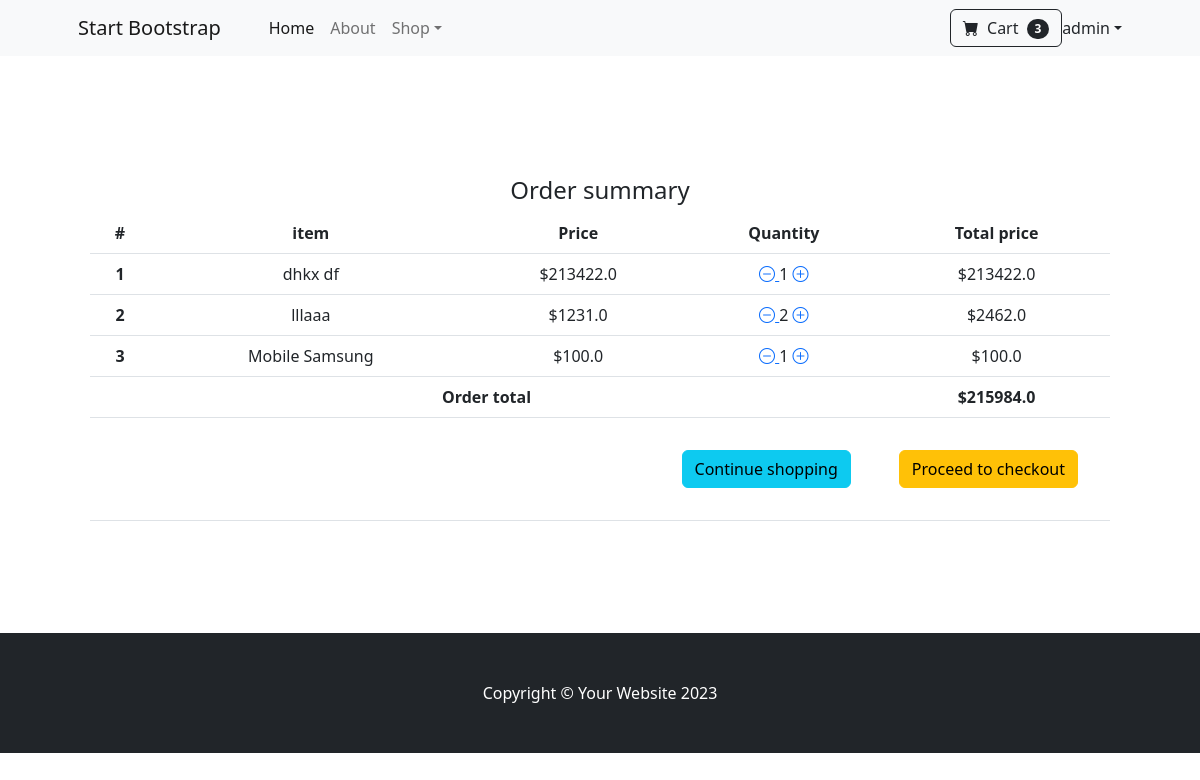
/summary/ (signed in), run on the app's committed database.
### frontend/models.py (models this page shows, shortened)
class Order(models.Model):
   user = models.ForeignKey(User, on_delete=models.CASCADE)
   order_ref = models.CharField(max_length=20)
   items = models.ManyToManyField(OrderItem)
   ordered_date = models.DateTimeField()
   ordered = models.BooleanField(default=False)
   billing_address = models.ForeignKey('BillingAddress', on_delete=models.SET_NULL, blank=True, null=True)
   coupon = models.ForeignKey('Coupon', on_delete=models.SET_NULL, blank=True, null=True)
   payment = models.ForeignKey('Payment', on_delete=models.SET_NULL, blank=True, null=True)
   delivered = models.BooleanField(default=False)
   received = models.BooleanField(default=False)
   refund_requested = models.BooleanField(default=False)
   refund_granted = models.BooleanField(default=False)
   def total_price(self):
       total = 0
       for order_item in self.items.all():
           total += order_item.final_price()
       if self.coupon:
           total -= self.coupon.amount
       return total

class OrderItem(models.Model):
   user = models.ForeignKey(User, on_delete=models.CASCADE)
   ordered = models.BooleanField(default=False)
   item = models.ForeignKey(Item, on_delete=models.CASCADE)
   quantity = models.IntegerField(default=1)
   def total_item_price(self):
       return self.quantity * self.item.price
   def final_price(self):
       if self.item.discount_price:
           return self.total_discount_item_price()
       return self.total_item_price()

class Item(models.Model):
   title = models.CharField(max_length=100)
   price = models.FloatField()
   discount_price = models.FloatField(blank=True, null=True)
   category = models.CharField(choices=CATEGORY_CHOICES, max_length=5)
   label = models.CharField(choices=LABEL_CHOICES, max_length=5)
   slug = models.SlugField()
   description = models.TextField()
   image = models.ImageField()

### frontend/views.py (the view)
# urls.py: path('summary/', views.OrderSummaryView.as_view(), name='summary'),
class OrderSummaryView(LoginRequiredMixin, View):
  def get(self, *args, **kwargs):
    try:
        current_order = Order.objects.get(user=self.request.user, ordered=False)
        context = {
            'object': current_order
        }
        return render(self.request, 'summary.html', context)
    except ObjectDoesNotExist:
        messages.warning(self.request, "You do not have an active order")
        return redirect('/')

### frontend/templatetags/cart_template_tag.py (called while the page is built)
@register.filter
def cart_count(user):
   if user.is_authenticated:
       query_set = Order.objects.filter(user=user, ordered=False)
       if query_set.exists():
           return query_set[0].items.count()
       return 0

### templates/summary.html (shortened to what this page needs)
{% extends 'base.html' %}
{% block content %}
<section class="py-5">
   <div class="container table-responsive">
        <h4>Order summary</h4>
       <table class="table">
         <thead>
           <tr>
                 <th scope="col">#</th>
                 <th scope="col">item</th>
                 <th scope="col">Price</th>
                 <th scope="col">Quantity</th>
               <th scope="col">Total price</th>
           </tr>
         </thead>
         <tbody>
         {% for order_item in object.items.all %}
           <tr>
             <th scope="row">{{ forloop.counter }}</th>
             <td>{{ order_item.item.title }}</td>
             {% if order_item.item.discount_price %}
               <td>${{ order_item.item.discount_price }}</td>
               {% else %}
               <td>${{ order_item.item.price }}</td>
               {% endif %}
             <td>
                 <a href="{% url 'frontend:remove-single-item' order_item.item.slug %}"> <i class="bi bi-dash-circle mr-2"></i> </a>
                 {{ order_item.quantity }}
                 <a href="{% url 'frontend:add-to-cart' order_item.item.slug %}"> <i class="bi bi-plus-circle ml-2"></i> </a>
             </td>
               {% if order_item.item.discount_price %}
               <td>${{ order_item.total_discount_item_price }}
               <span class="badge rounded-pill bg-info ml-2">Saving: ${{ order_item.amount_saved|floatformat:2 }}</span>
               </td>
               {% else %}
               <td>${{ order_item.total_item_price }}</td>
               {% endif %}
           </tr>
         {% endfor %}
         {% if object.total_price %}
         <tr>
             <td colspan="4"><b>Order total</b></td>
             <td><b>${{ object.total_price }}</b></td>
         </tr>
         {% endif %}
         <tr>
             <td colspan="5">
              <a href="{% url 'frontend:shipping-address' %}" class="btn btn-warning float-end m-4">Proceed to checkout</a>
               <a href="/" class="btn btn-info float-end m-4">Continue shopping</a>
             </td>
         </tr>
         </tbody>
       </table>
   </div>
</section>
{% endblock %}

### templates/base.html (shortened to what this page needs)
<!DOCTYPE html>
{% load static %}
{% load cart_template_tag %}
<html lang="en">
    <head>
        <link href="https://cdn.jsdelivr.net/npm/bootstrap-icons@1.5.0/font/bootstrap-icons.css" rel="stylesheet" />
        <link href="{% static 'css/styles.css' %}" rel="stylesheet" />
    </head>
    <body>
        <nav class="navbar navbar-expand-lg navbar-light bg-light">
            <div class="container px-4 px-lg-5">
                <a class="navbar-brand" href="#!">Start Bootstrap</a>
                <div class="collapse navbar-collapse" id="navbarSupportedContent">
                    <ul class="navbar-nav me-auto mb-2 mb-lg-0 ms-lg-4">
                        <li class="nav-item"><a class="nav-link active" aria-current="page" href="{% url 'frontend:home' %}">Home</a></li>
                        <li class="nav-item"><a class="nav-link" href="#!">About</a></li>
                        <li class="nav-item dropdown">
                            <a class="nav-link dropdown-toggle" id="navbarDropdown" href="#" role="button" data-bs-toggle="dropdown" aria-expanded="false">Shop</a>
                        </li>
                    </ul>
                    {% if user.is_authenticated %}
                    <form class="d-flex">
                        <a href="{% url 'frontend:summary' %}" class="btn btn-outline-dark" type="submit">
                            <i class="bi-cart-fill me-1"></i>
                            Cart
                            <span class="badge bg-dark text-white ms-1 rounded-pill">{{ user|cart_count }}</span>
                        </a>
                     </form>
                     <li class="nav-item dropdown d-flex">
                        <a class="nav-link dropdown-toggle" id="nDropdown" href="#" role="button" data-bs-toggle="dropdown" aria-expanded="false">{{ user.get_username }}</a>
                    </li>
                    {% else %}
                    <li class="nav-item d-flex"><a class="nav-link" href="{% url 'accounts:login' %}">Sign in/up</a></li>
                    {% endif %}
                </div>
            </div>
        </nav>
        <header class="">
            <div class="container px-4 px-lg-5 my-5">
                <div class="text-center">
                    <div class="mt-5 pt-4">
                    </div>
                    {% block content %}
                    {% endblock %}
                </div>
            </div>
        </header>
        <footer class="py-5 bg-dark">
            <div class="container"><p class="m-0 text-center text-white">Copyright &copy; Your Website 2023</p></div>
        </footer>
    </body>
</html>

### data on the page
OrderItem: item "dhkx df", item.price "213422.0", quantity "1", total_item_price "213422.0"
OrderItem: item "lllaaa", item.price "1231.0", quantity "2", total_item_price "2462.0"
OrderItem: item "Mobile Samsung", item.price "100.0", quantity "1", total_item_price "100.0"
Order: total_price "215984.0"

### other printed values
{{ user|cart_count }} "3"
{{ user.get_username }} "admin"
